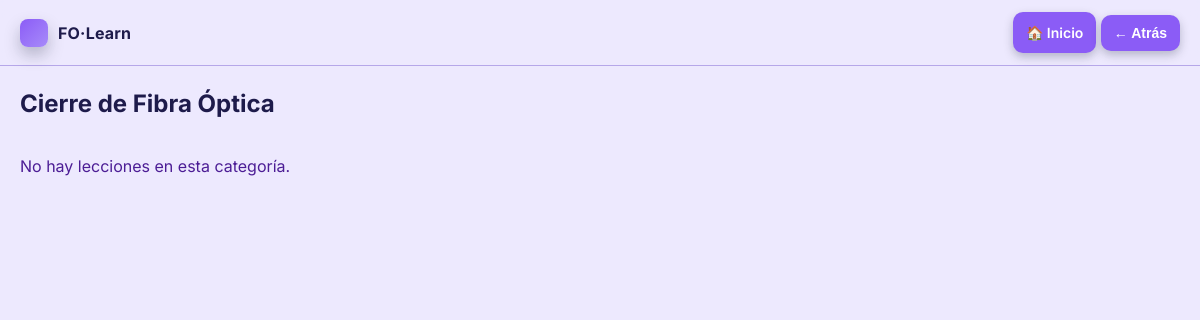
The page /c/cierre-de-fibra-optica/ on the database as committed earlier.
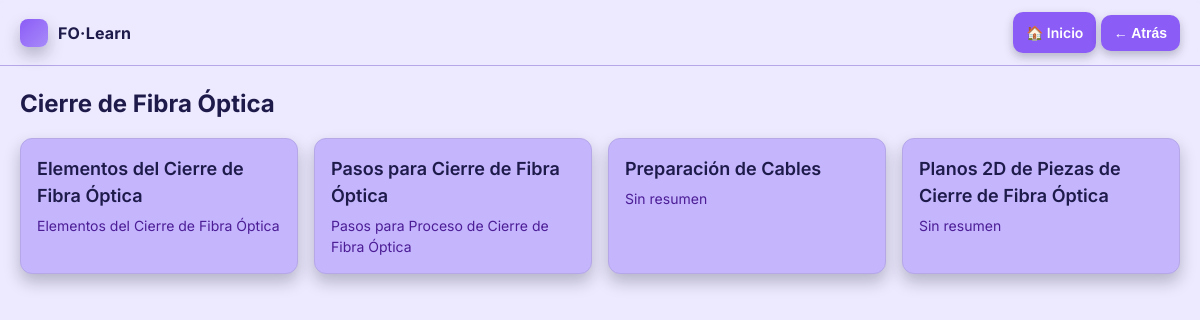
The same page on the database as committed later.
### viewer/models.py (models this page shows, shortened)
class Category(models.Model):
    name = models.CharField(max_length=80, unique=True)
    slug = models.SlugField(max_length=100, unique=True)

class Lesson(models.Model):
    category = models.ForeignKey(Category, on_delete=models.PROTECT, related_name="lessons")
    title = models.CharField(max_length=160)
    slug = models.SlugField(max_length=180, unique=True)
    summary = models.TextField(blank=True)
    order = models.PositiveIntegerField(default=1)
    class Meta:
        ordering = ["order", "id"]

### viewer/views.py (the view)
# urls.py: path("c/<slug:slug>/", views.category_detail, name="category_detail"),
def category_detail(request, slug):
    category = get_object_or_404(Category, slug=slug)
    lessons = category.lessons.all()
    return render(request, "viewer/category_detail.html", {"category": category, "lessons": lessons})

### templates/viewer/category_detail.html (shortened to what this page needs)
{% extends "base.html" %}
{% block content %}
<h2>{{ category.name }}</h2>
<div class="category-grid">
  {% for l in lessons %}
    <a class="category-card" href="{% url 'lesson_detail' l.slug %}">
      <h3>{{ l.title }}</h3>
       <p class="muted">{{ l.summary|default:"Sin resumen" }}</p>
    </a>
  {% empty %}
    <p class="muted">No hay lecciones en esta categoría.</p>
  {% endfor %}
</div>
{% endblock %}

### templates/base.html (shortened to what this page needs)
{% load static %}
<!doctype html>
<html lang="es">
<head>
  <link rel="stylesheet" href="{% static 'css/site.css' %}">
</head>
<body>
  <header class="app-header">
    <nav class="nav">
      <a href="{% url 'home' %}" class="brand">
        <div class="logo"></div>
        <span>FO·Learn</span>
      </a>
      <div class="nav-actions">
        <a href="{% url 'home' %}" class="btn-home">🏠 Inicio</a>
        <button class="btn-back" onclick="window.history.back()">← Atrás</button>
      </div>
    </nav>
  </header>
  <main class="container">
    {% block content %}{% endblock %}
  </main>
</body>
</html>

### static/css/site.css (style rules this page uses)
:root { --bg: #EDE9FE; --panel: #C4B5FD; --text: #1E1B4B; --muted: #4C1D95; --brand: #8B5CF6; --brand-light:#A78BFA; --line: #B6A7E9; --radius:12px; --shadow:0 8px 16px rgba(15,23,42,0.25); --font: "Inter", system-ui, -apple-system, Segoe UI, Roboto, "Helvetica Neue", Arial; }
* { box-sizing:border-box }
html,body { height:100% }
body { margin:0; background:var(--bg); color:var(--text); font:16px/1.5 var(--font); }
.app-header { position:sticky; top:0; z-index:100; backdrop-filter:saturate(140%) blur(10px); background: color-mix(in srgb, var(--bg) 90%, transparent); border-bottom:1px solid var(--line); }
.nav { max-width:1200px; margin:0 auto; padding:12px 20px; display:flex; align-items:center; justify-content:space-between; gap:16px; }
.brand { display:flex; align-items:center; gap:10px; text-decoration:none; color:var(--text); }
.brand .logo { width:28px; height:28px; border-radius:8px; background:linear-gradient(135deg, var(--brand), var(--brand-light)); box-shadow: var(--shadow); }
.brand span { font-weight:700; letter-spacing:.2px; }
.container { max-width:1200px; margin:0 auto; padding:20px; }
h1,h2,h3 { margin:0 0 10px 0 }
.muted { color:var(--muted) }
.category-grid { display:grid; gap:16px; grid-template-columns: repeat(auto-fit, minmax(220px, 1fr)); margin-top:16px; }
.category-card { display:block; background:var(--panel); border:1px solid var(--line); border-radius:var(--radius); padding:16px; text-decoration:none; color:var(--text); box-shadow:var(--shadow); transition: transform .15s ease, box-shadow .15s ease; }
.category-card h3 { margin:0 0 6px 0; font-size:18px; font-weight:600; }
.category-card p { margin:0; font-size:14px; }
.btn-back, .btn-home { background: var(--brand); color: #fff; border: none; border-radius: 10px; padding: 10px 13px; cursor: pointer; font-weight: 600; font-size: 14px; transition: background 0.2s, transform 0.1s, box-shadow 0.2s; box-shadow: 0 4px 10px rgba(15,23,42,0.25); text-decoration: none; display: inline-flex; align-items: center; gap: 6px; }

Rows that differ between the two databases and show on the page:
added Lesson: title "Elementos del Cierre de Fibra Óptica", summary "Elementos del Cierre de Fibra Óptica"
added Lesson: title "Pasos para Cierre de Fibra Óptica", summary "Pasos para Proceso de Cierre de Fibra Óptica"
added Lesson: title "Preparación de Cables", summary "Sin resumen"
added Lesson: title "Planos 2D de Piezas de Cierre de Fibra Óptica", summary "Sin resumen"
Other text that changed with them:
text no longer shown: "No hay lecciones en esta categoría."
